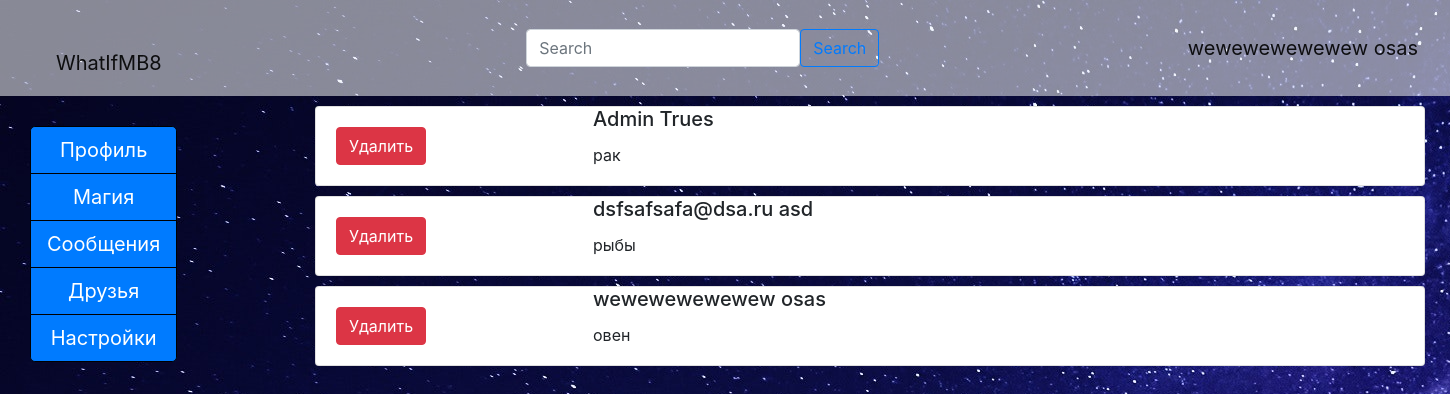
The app's page /friends (signed in), older data.
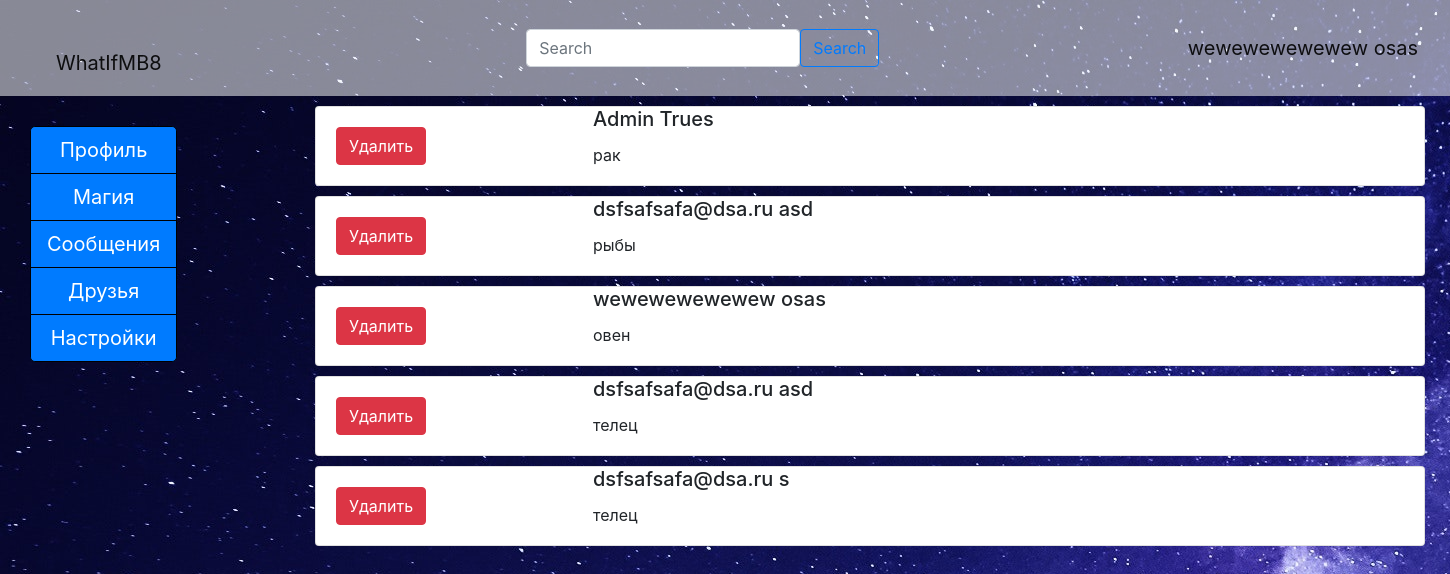
The same page, newer data.
### data/users.py (models this page shows, shortened)
class User(SqlAlchemyBase, UserMixin):
    __tablename__ = 'users'
    id = sqlalchemy.Column(sqlalchemy.Integer,
                           primary_key=True, autoincrement=True)
    name = sqlalchemy.Column(sqlalchemy.String, nullable=True)
    surname = sqlalchemy.Column(sqlalchemy.String, nullable=True)
    email = sqlalchemy.Column(sqlalchemy.String,
                              index=True, unique=True, nullable=True)
    list_id_liked_books = sqlalchemy.Column(sqlalchemy.String, nullable=True)
    list_id_liked_authors = sqlalchemy.Column(sqlalchemy.String, nullable=True)
    hashed_password = sqlalchemy.Column(sqlalchemy.String, nullable=True)
    sex = sqlalchemy.Column(sqlalchemy.String, nullable=True)
    zodiac = sqlalchemy.Column(sqlalchemy.String, nullable=True)
    registration_date = sqlalchemy.Column(sqlalchemy.DateTime,
                                          default=datetime.datetime.now)
    date_birth = sqlalchemy.Column(sqlalchemy.Date, nullable=True)
    admin = sqlalchemy.Column(sqlalchemy.Boolean, default=False)
    friends = orm.relation("Friend", back_populates='user')

### main.py (the view)
@app.route("/friends")
def friends():
    db_sess = db_session.create_session()
    friends_id = [friend.user_friend_id for friend in db_sess.query(Friend).filter(Friend.user_id == current_user.id)]
    my_friends = db_sess.query(User).filter(User.id.in_(friends_id))
    my_friends = list(my_friends)
    new_my_friends = []
    f4 = []
    for f in my_friends:
        f4.append(f)
        if len(f4) == 4:
            new_my_friends.append(f4)
            f4 = []
    if f4:
        new_my_friends.append(f4)
    return render_template('friends.html', title='Друзья', friends=new_my_friends)

### data/db_session.py (called while the page is built)
def create_session() -> Session:
    global __factory
    return __factory()

### main.py (called while the page is built)
@login_manager.user_loader
def load_user(user_id):
    db_sess = db_session.create_session()
    return db_sess.query(User).get(user_id)

### templates/friends.html
{% extends "base.html" %}
{% block content %}
{% for friend4 in friends%}
{% for friend in friend4%}
<div style="padding-bottom: 10px">
    <div class="card" style="padding: 5px, height:200px, position:relative">
        <div class="card-body" align="bottom">
            <div style="position: absolute; top: 0%; left: 25%; width: 50%">
                <h5 class="card-title">{{friend.name}} {{friend.surname}}</h5>
                <p class="card-text">{{friend.zodiac}}</p>
            </div>
            <div>
                <div class="btn-group-vertical" role="group" aria-label="Basic mixed styles example">
                    <a href="/" class="btn btn-danger">
                        Удалить
                    </a>
                </div>
            </div>
        </div>
    </div>
</div>
{% endfor %}
{% endfor %}
{% endblock %}

### templates/base.html (shortened to what this page needs)
<!doctype html>
<html lang="en">
<head>
    <link rel="stylesheet"
          href="https://stackpath.bootstrapcdn.com/bootstrap/4.4.1/css/bootstrap.min.css"
>
    <link rel="stylesheet" type="text/css" href="static/css/style.css"/>
</head>
<body>
<header>
    <nav class="navbar navbar-light" style="background-color: rgba(248 249 250 / 54%)">
        <a class="navbar-brand" style="height: 80px; padding: 40px" href="/">WhatIfMB8</a>
        {% if current_user.is_authenticated %}
        <form class="d-flex" style="align: left">
            <input class="form-control me-2" type="search" placeholder="Search" aria-label="Search">
            <button class="btn btn-outline-primary" type="submit">Search</button>
        </form>
        <a class="navbar-brand" href="/logout" id="username">{{ current_user.name }} {{ current_user.surname }}</a>
        {% else %}
        <p>
            <a class="btn btn-primary " href="/register">Зарегистрироваться</a>
            <a class="btn btn-success" href="/login">Войти</a>
        </p>
        {% endif %}
    </nav>
</header>
<div style="position: relative;">
    {% if current_user.is_authenticated %}
    <aside>
        <div class="btn-group-vertical btn-group-lg" role="group" aria-label="Basic mixed styles example"
             style="padding: 30px">
            <a href='/{{current_user.id}}' class="btn btn-primary" style="border-color: black;">Профиль</a>
            <a href="/magic" class="btn btn-primary" style="border-color: black;">Магия</a>
            <a href="/messenger" class="btn btn-primary" style="border-color: black;">Сообщения</a>
            <a href="/friends" class="btn btn-primary" style="border-color: black;">Друзья</a>
            <a href="/messenger" class="btn btn-primary" style="border-color: black;">Настройки</a>
        </div>
    </aside>
    {% endif %}
    <main role="main" class="container" style="padding: 25%px;left: 300px; top:10px;position: absolute">
        <div>{% block content %}{% endblock %}</div>
    </main>
</div>
</body>
</html>

### static/css/style.css (style rules this page uses)
body { background: url(../img/backgrounds/background.jpg); }

Row changes from the older to the newer data that the page shows:
added User: name "dsfsafsafa@dsa.ru", surname "asd", zodiac "телец"
added User: name "dsfsafsafa@dsa.ru", surname "s", zodiac "телец"
